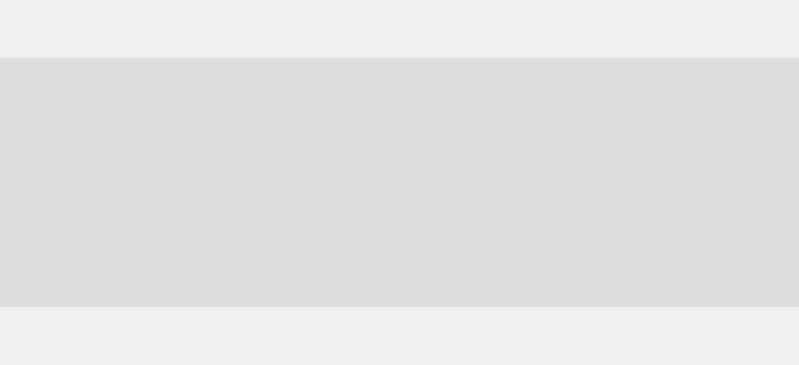
<?xml version="1.0" encoding="UTF-8"?>
<ui version="4.0">
 <class>AutoPartWidget</class>
 <widget class="QWidget" name="AutoPartWidget">
  <property name="geometry">
   <rect>
    <x>0</x>
    <y>0</y>
    <width>799</width>
    <height>365</height>
   </rect>
  </property>
  <property name="windowTitle">
   <string/>
  </property>
  <property name="styleSheet">
   <string notr="true"/>
  </property>
  <layout class="QGridLayout" name="gridLayout_2">
   <property name="horizontalSpacing">
    <number>0</number>
   </property>
   <property name="verticalSpacing">
    <number>30</number>
   </property>
   <property name="margin">
    <number>0</number>
   </property>
   <item row="0" column="0">
    <widget class="QFrame" name="frame">
     <property name="sizePolicy">
      <sizepolicy hsizetype="Expanding" vsizetype="Maximum">
       <horstretch>0</horstretch>
       <verstretch>0</verstretch>
      </sizepolicy>
     </property>
     <property name="minimumSize">
      <size>
       <width>600</width>
       <height>250</height>
      </size>
     </property>
     <property name="maximumSize">
      <size>
       <width>16777215</width>
       <height>250</height>
      </size>
     </property>
     <property name="styleSheet">
      <string notr="true">#frame{
background-color: rgba(0, 0, 0, 20);
border-top: 1px solid rgba(255, 255, 255, 75);/*white*/
border-bottom: 1px solid rgba(255, 255, 255, 75);/*white*/
background-repeat: no-repeat;
}
QListView {
show-decoration-selected: 1; /* make the selection span the entire width of the view */
}

QListView{
background-color: rgba(0, 0, 0, 0);
border-radius:2px;
color:white;
}

QListView::item {
border-radius:2;
background-color:qlineargradient(spread:pad, x1:0, y1:0, x2:1, y2:0, stop:0 rgba(0, 0, 0, 0));
color: rgb(220, 220, 220);
padding:5
}

QListView::item:hover {
border-radius:2;
color:white;
border:1px solid rgba(255, 255, 255, 70);
background-color:qlineargradient(spread:repeat, x1:1, y1:0.506, x2:1, y2:0, stop:0 rgba(240, 240, 240, 35), stop:1 rgba(255, 255, 255, 20));
}

QListView::item:selected {
border-radius:2;
background-color:qlineargradient(spread:repeat, x1:1, y1:0.506, x2:1, y2:0, stop:0 rgba(240, 240, 240, 35), stop:1 rgba(255, 255, 255, 20));
color:white;
border:1px solid rgba(255, 255, 255, 70);
}
</string>
     </property>
     <property name="frameShape">
      <enum>QFrame::NoFrame</enum>
     </property>
     <property name="frameShadow">
      <enum>QFrame::Plain</enum>
     </property>
     <property name="lineWidth">
      <number>0</number>
     </property>
     <layout class="QGridLayout" name="gridLayout_4">
      <property name="leftMargin">
       <number>0</number>
      </property>
      <property name="topMargin">
       <number>10</number>
      </property>
      <property name="rightMargin">
       <number>0</number>
      </property>
      <property name="bottomMargin">
       <number>10</number>
      </property>
      <property name="horizontalSpacing">
       <number>30</number>
      </property>
      <property name="verticalSpacing">
       <number>0</number>
      </property>
      <item row="0" column="2">
       <layout class="QHBoxLayout" name="horizontalLayout_2">
        <property name="spacing">
         <number>30</number>
        </property>
        <item>
         <widget class="QLabel" name="pix">
          <property name="maximumSize">
           <size>
            <width>230</width>
            <height>16777215</height>
           </size>
          </property>
          <property name="text">
           <string/>
          </property>
          <property name="pixmap">
           <pixmap>:/gui/pics/partitionmanager-big.png</pixmap>
          </property>
          <property name="scaledContents">
           <bool>false</bool>
          </property>
          <property name="wordWrap">
           <bool>false</bool>
          </property>
         </widget>
        </item>
        <item>
         <widget class="QListWidget" name="autopartType">
          <property name="sizePolicy">
           <sizepolicy hsizetype="Fixed" vsizetype="Preferred">
            <horstretch>0</horstretch>
            <verstretch>0</verstretch>
           </sizepolicy>
          </property>
          <property name="minimumSize">
           <size>
            <width>0</width>
            <height>0</height>
           </size>
          </property>
          <property name="maximumSize">
           <size>
            <width>16777215</width>
            <height>165</height>
           </size>
          </property>
          <property name="styleSheet">
           <string notr="true">#autopartType{
background-color: rgba(255, 255, 255, 0);
color: white;
border:0px;
font-size: 14px;
text-decoration: normal;
}</string>
          </property>
          <property name="frameShape">
           <enum>QFrame::NoFrame</enum>
          </property>
          <property name="lineWidth">
           <number>0</number>
          </property>
          <property name="verticalScrollBarPolicy">
           <enum>Qt::ScrollBarAlwaysOff</enum>
          </property>
          <property name="horizontalScrollBarPolicy">
           <enum>Qt::ScrollBarAlwaysOff</enum>
          </property>
          <property name="autoScroll">
           <bool>true</bool>
          </property>
          <property name="autoScrollMargin">
           <number>16</number>
          </property>
          <property name="alternatingRowColors">
           <bool>false</bool>
          </property>
          <property name="iconSize">
           <size>
            <width>30</width>
            <height>30</height>
           </size>
          </property>
          <property name="flow">
           <enum>QListView::TopToBottom</enum>
          </property>
          <property name="isWrapping" stdset="0">
           <bool>false</bool>
          </property>
          <property name="resizeMode">
           <enum>QListView::Adjust</enum>
          </property>
          <property name="layoutMode">
           <enum>QListView::SinglePass</enum>
          </property>
          <property name="spacing">
           <number>1</number>
          </property>
          <property name="modelColumn">
           <number>0</number>
          </property>
          <property name="uniformItemSizes">
           <bool>false</bool>
          </property>
          <property name="batchSize">
           <number>100</number>
          </property>
          <property name="sortingEnabled">
           <bool>false</bool>
          </property>
          <item>
           <property name="text">
            <string>Use All Disk</string>
           </property>
           <property name="icon">
            <iconset>
             <normaloff>:/gui/pics/partscheme-all.png</normaloff>:/gui/pics/partscheme-all.png</iconset>
           </property>
          </item>
          <item>
           <property name="text">
            <string>Shrink Current System</string>
           </property>
           <property name="icon">
            <iconset>
             <normaloff>:/gui/pics/partscheme-shrink.png</normaloff>:/gui/pics/partscheme-shrink.png</iconset>
           </property>
          </item>
          <item>
           <property name="text">
            <string>Use Free Space</string>
           </property>
           <property name="icon">
            <iconset>
             <normaloff>:/gui/pics/partscheme-freespace.png</normaloff>:/gui/pics/partscheme-freespace.png</iconset>
           </property>
          </item>
          <item>
           <property name="text">
            <string>Manual Partitioning</string>
           </property>
           <property name="icon">
            <iconset>
             <normaloff>:/gui/pics/partscheme-all.png</normaloff>:/gui/pics/partscheme-all.png</iconset>
           </property>
          </item>
         </widget>
        </item>
       </layout>
      </item>
      <item row="0" column="3">
       <spacer name="horizontalSpacer_2">
        <property name="orientation">
         <enum>Qt::Horizontal</enum>
        </property>
        <property name="sizeHint" stdset="0">
         <size>
          <width>40</width>
          <height>20</height>
         </size>
        </property>
       </spacer>
      </item>
      <item row="0" column="0">
       <spacer name="horizontalSpacer">
        <property name="orientation">
         <enum>Qt::Horizontal</enum>
        </property>
        <property name="sizeHint" stdset="0">
         <size>
          <width>40</width>
          <height>20</height>
         </size>
        </property>
       </spacer>
      </item>
     </layout>
    </widget>
   </item>
  </layout>
 </widget>
 <resources>
  <include location="../../data.qrc"/>
 </resources>
 <connections/>
</ui>
